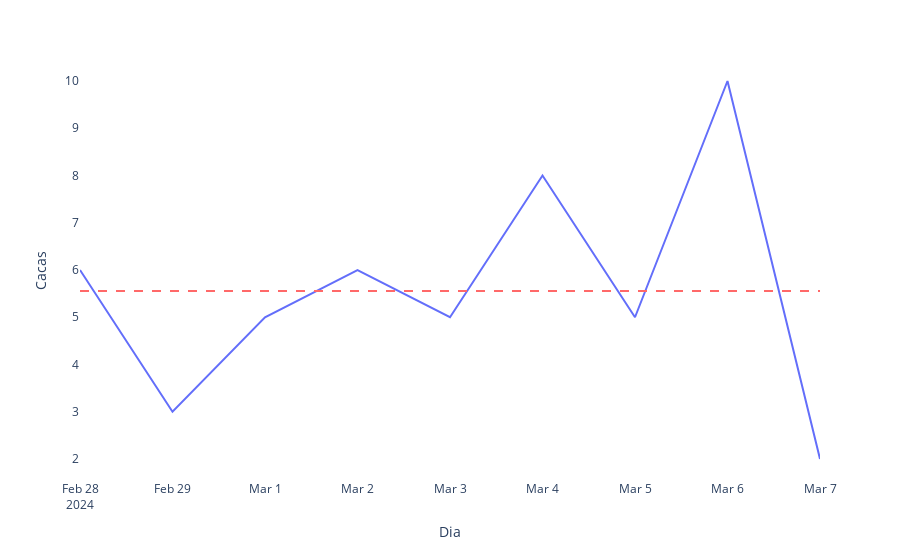

The notebook cell this image was saved under:
### Markdown cell above
#### Por Día

### Code cell
data = chat_df.groupby('Dia').size().reset_index(name='Cacas')
fig = px.line(data, x='Dia', y='Cacas')
fig.add_hline(y=chat_df.groupby('Dia').size().mean(), line=dict(color='rgb(255, 105, 105)', width=2, dash='dash'))
fig.update_layout(
    plot_bgcolor='rgba(0,0,0,0)',
    paper_bgcolor='rgba(0,0,0,0)',
)

### Figure 1 — Plotly figure (JSON) as saved in the notebook; plotly's stock layout.template omitted (floating-point values rounded to 4 significant figures)
{"data": [{"hovertemplate": "Dia=%{x}<br>Cacas=%{y}<extra></extra>", "legendgroup": "", "line": {"color": "#636efa", "dash": "solid"}, "marker": {"symbol": "circle"}, "mode": "lines", "name": "", "orientation": "v", "showlegend": false, "type": "scatter", "x": ["2024-02-28T00:00:00", "2024-02-29T00:00:00", "2024-03-01T00:00:00", "2024-03-02T00:00:00", "2024-03-03T00:00:00", "2024-03-04T00:00:00", "2024-03-05T00:00:00", "2024-03-06T00:00:00", "2024-03-07T00:00:00"], "xaxis": "x", "y": [6, 3, 5, 6, 5, 8, 5, 10, 2], "yaxis": "y"}], "layout": {"legend": {"tracegroupgap": 0}, "margin": {"t": 60}, "paper_bgcolor": "rgba(0,0,0,0)", "plot_bgcolor": "rgba(0,0,0,0)", "shapes": [{"line": {"color": "rgb(255, 105, 105)", "dash": "dash", "width": 2}, "type": "line", "x0": 0, "x1": 1, "xref": "x domain", "y0": 5.556, "y1": 5.556, "yref": "y"}], "xaxis": {"anchor": "y", "domain": [0, 1], "title": {"text": "Dia"}}, "yaxis": {"anchor": "x", "domain": [0, 1], "title": {"text": "Cacas"}}}}
